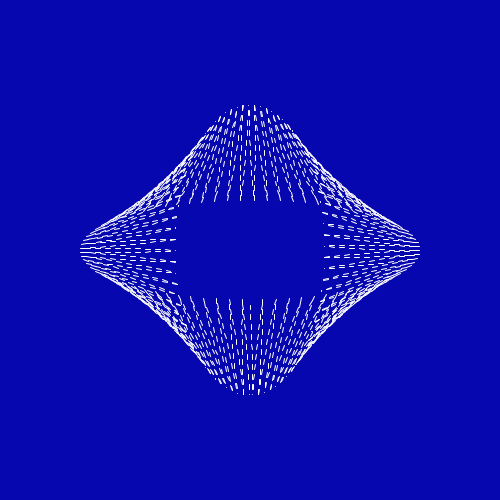
Frame 1 (no input)
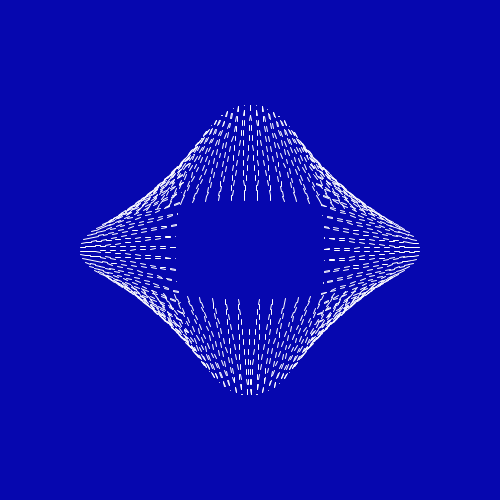
Frame 60 (the mouse pressed at the canvas centre just before this capture)
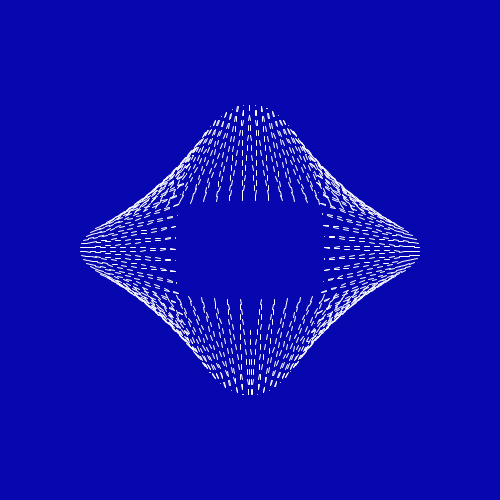
Frame 120 (the mouse held since frame 60 and released just before this capture)

The Processing sketch that drew these frames (run headless with seeded random() and noise(); from frame 60 on, the mouse is pressed at the canvas centre):

// Processing sketch: sketch_11062017
// ── sketch_11062017.pde
float x,y,angle;
boolean grow = true;
float scalar = 50;
float speed = 0.01;


void setup(){
  size(500,500);
  smooth();
  stroke(255);
  noFill();
}

void draw(){
  background(6,7,175);
  translate(width/2, height/2);
  beginShape(LINES);
  for(float i = 0; i<=TWO_PI; i+=0.002){
    update();
    x = sin(i) * (220-scalar);
    y = cos(i) * scalar;
    vertex(x,y);
  }
  endShape();
}

void update(){
  if(grow){
    scalar+=5;
    if(scalar>=150){
      grow = false;
    }
  }
  if(!grow){
    scalar-=5;
    if(scalar<=50){
      grow = true;
    }
  }
}
